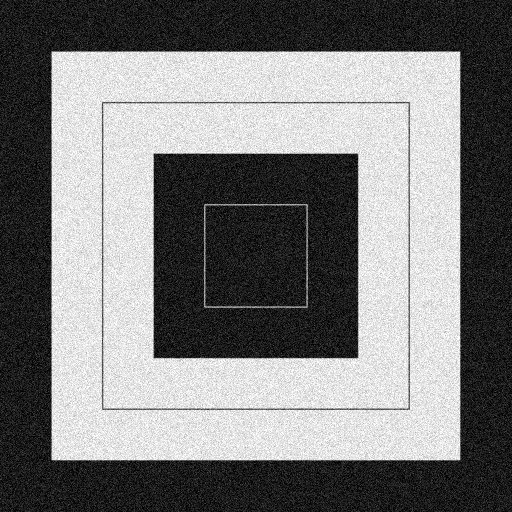
#> input picture teste/gaussiano-com-ruido.jpg, 512 x 512 px
$ python -i split.py   (imports and definitions only)
#> lines starting #> are read from the running program, lines starting #| are printed output that depends on the picture
#> further down, picture is the input picture: PIL image 512x512 L; min 0, max 255, mean 122.4
from PIL import Image
import os
import numpy as np

def ajustar_dimensoes(dimensao):
    # Garante que a dimensão seja par
    return dimensao - (dimensao % 2)

# [42 lines left out: function dividir_imagem_e_salvar, not called in this run]


def dividir_imagem(imagem, modo=1):
   # imagem = Image.fromarray(imagem.astype('uint8'), 'RGB')

#> called with modo = 1
    largura, altura = imagem.size
#> largura = 512; altura = 512

    # Calcula as dimensões ajustadas das partes divididas
    metade_largura = ajustar_dimensoes(largura // 2)
#> metade_largura = 256
    metade_altura = ajustar_dimensoes(altura // 2)
#> metade_altura = 256

    if modo == 0:
        # Modo 0: Dividir ao meio na maior dimensão
        if largura >= altura:
            metade1 = imagem.crop((0, 0, metade_largura, altura))
            metade2 = imagem.crop((largura - metade_largura, 0, largura, altura))
        else:
            metade1 = imagem.crop((0, 0, largura, metade_altura))
            metade2 = imagem.crop((0, altura - metade_altura, largura, altura))
    elif modo == 1:
        # Modo 1: Dividir ao meio em ambas as dimensões
        metade1 = imagem.crop((0, 0, metade_largura, metade_altura))
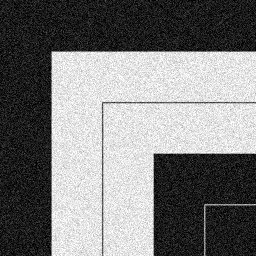
#> metade1: PIL image 256x256 L; min 0, max 255, mean 122.3
        metade2 = imagem.crop((largura - metade_largura, 0, largura, metade_altura))
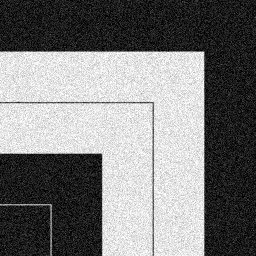
#> metade2: PIL image 256x256 L; min 0, max 255, mean 122.4
        metade3 = imagem.crop((0, altura - metade_altura, metade_largura, altura))
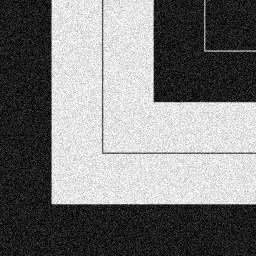
#> metade3: PIL image 256x256 L; min 0, max 255, mean 122.3
        metade4 = imagem.crop((largura - metade_largura, altura - metade_altura, largura, altura))
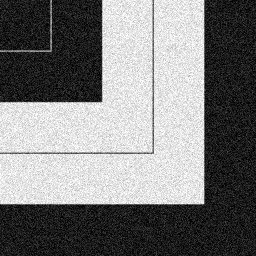
#> metade4: PIL image 256x256 L; min 0, max 255, mean 122.4
    else:
        raise ValueError("O modo deve ser 0 ou 1")

    # [16 lines of commented-out code are left out]

    return metade1, metade2, metade3, metade4 if modo == 1 else None

# [18 lines of commented-out code are left out]

>>> from PIL import Image
>>> picture = Image.open('../../teste/gaussiano-com-ruido.jpg')
>>> result = dividir_imagem(picture)
